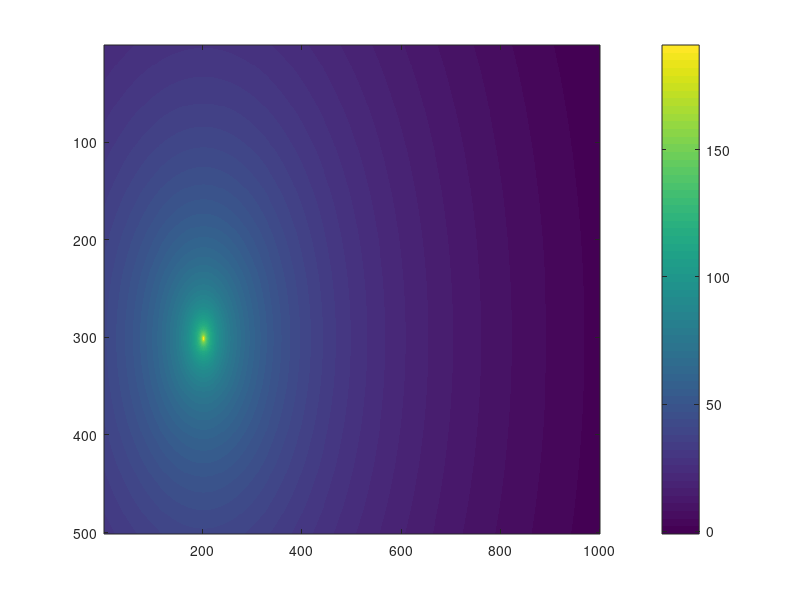

The MATLAB script that drew this image: (Note: this script raises an error after producing the figure.)
clear 
n=2;
d=1;
mu=0;
sigma=2;
Gr=1;
R=0.001;
f=2.4;
%Gt=rho;
Pt=20;
%+normrnd(mu,sigma);
RSSI=@(A,n,d,mu,sigma) A-10*normrnd(n,0.5)*log10(d);
Pr=@(Pt,Gt,Gr,R,f) Pt+Gt+Gr-20*log10(R)-20*log2(f)-92.45;
ComputeAngle=@(angle_temp) rho(angle_temp);
computeDist=@(A,RSSI,n) 2.^((A-RSSI)/(10*n));

x=0:0.01:10;
y=0:0.01:5;

coord_X=2;
coord_Y=3;
dist_X=-ones(size(y'))*(coord_X-x);
dist_Y=(coord_Y-y')*ones(size(x));
dist=dist_X.^2+dist_Y.^2;
mask=((dist_Y(:,1)>0*ones(size(x))) & (ones(size(y'))*dist_X(1,:)>0))+...
       2*((dist_Y(:,1)>0*ones(size(x))) & (ones(size(y'))*dist_X(1,:)<0))+...
        3*((dist_Y(:,1)<0*ones(size(x))) & (ones(size(y'))*dist_X(1,:)<0))+...
        4*((dist_Y(:,1)<0*ones(size(x))) & (ones(size(y'))*dist_X(1,:)>0));
angle=atan(dist_Y./dist_X);
angle_def=angle.*(mask==1)+ ((pi+angle).*(mask==2))+ ((pi+angle).*(mask==3))+ ((2*pi+angle).*(mask==4));
thickness=0.0001;
theta = 0:thickness:2*pi;
%rho=abs(cos(pi/2.*cos(theta-pi/2))./sin(theta-pi/2)).^2;
rho=ones(size(theta))*1.64;
%%
for i=1:size(angle_def,1)
    for j=1:size(angle_def,2)
        %{   
        a=angle_def(i,j);
            tol = 5 * eps(a); % A very small value.
            angle_index(i,j)=tetha(tetha>a-tol && tetha<a+tol);
        %}
        if(~isnan(angle_def(i,j)))
            angle_index(i,j)=rho(round(angle_def(i,j)/thickness+1));
        else
            angle_index(i,j)=NaN;
        end
    end
end
%%
%gain=rho(find(theta,angle_def));
%P=Pr(Pt,Gt,Gr,R,f);
angle_index=NaN(size(angle_def));
angle_temp=round((angle_def.*~isnan(angle_def))/thickness+1);
for i=1:size(angle_temp,1)
    angle_index(i,:)=rho(angle_temp(i,:)~=nan);
    %angle_index(i,:)=rho(angle_temp(~isnan(angle_temp(i,:))));
end
imagesc(angle_index);
%%
matrix=RSSI(60,n,dist,mu,sigma);
imagesc(matrix);
colorbar;
theta = 0:0.0001:2*pi;
rho=abs(cos(pi/2.*cos(theta-pi/2))./sin(theta-pi/2)).^2*1.64;



polarplot(theta,10* log10(rho));
polarplot(theta,ones(size(theta)));

%friss


%polarplot(theta,Pr);

%A=Pr(Pt,angle_index,Gr,R,f);

%%
mask_dist=dist<1.01&dist>0.99;
disc=0:pi/10:2*pi;
thick_2=0:pi/10:2*pi;
mask_angle=discretize(angle_def,0:pi/10:2*pi)*pi/10;
mask=mask_dist.*mask_angle;
only_angle=mask(mask~=0);



for i=2:numel(disc)
    tol = 5 * eps(disc(i));
    m(i)=mean(angle_index((mask<disc(i)+tol & mask>disc(i)-tol) & mask_dist==1));
end

%%
matrix_Pr=Pr(Pt,angle_index,Gr,R,f);
matrix=RSSI(60,n,dist,mu,sigma);

imagesc(matrix);
%% prova
computeDist=@(A,RSSI,n) 2^((A-RSSI)/(10*n));
sigma=0.2;
nprop = normrnd(n,sigma);
RSSI=@(A,n,sigma,d) A-(10*nprop*log2(d)); %normrnd(n,0.5)
x=0:0.01:10;
y=0:0.01:5;

n=2;A=60;
%n_r=[2,2];
%<<<<<<< Updated upstream
n_r=[1.4,n];
%=======
n_r=[1.4,nprop];
%>>>>>>> Stashed changes
c_1=[1,1];c_2=[1,4.5];c_3=[9,3];



figure();
dist_X=-ones(size(y'))*(c_1(1)-x);
dist_Y=(c_1(2)-y')*ones(size(x));
dist_1=sqrt(dist_X.^2+dist_Y.^2);
m_1=RSSI(60,n,sigma,dist_1);
imagesc(m_1);
xticks(0:100:1000);xticklabels([0:1:10]);yticks(0:100:500);yticklabels([0:1:5]);
clear dist_X dist_Y

figure();
dist_X=-ones(size(y'))*(c_2(1)-x);
dist_Y=(c_2(2)-y')*ones(size(x));
dist_2=sqrt(dist_X.^2+dist_Y.^2);
m_2=RSSI(60,n,sigma,dist_2);
imagesc(m_2);
xticks(0:100:1000);xticklabels([0:1:10]);yticks(0:100:500);yticklabels([0:1:5]);
clear dist_X dist_Y

figure();
dist_X=-ones(size(y'))*(c_3(1)-x);
dist_Y=(c_3(2)-y')*ones(size(x));
dist_3=sqrt(dist_X.^2+dist_Y.^2);
m_3=RSSI(60,n,sigma,dist_3);
imagesc(m_3);
xticks(0:100:1000);xticklabels([0:1:10]);yticks(0:100:500);yticklabels([0:1:5]);
clear dist_X dist_Y

pos=[4,2];
iPos(1)=find(x==pos(1));
iPos(2)=find(y==pos(2));
RSSI_1=m_1(iPos(2),iPos(1));d11=computeDist(A,RSSI_1,n_r(1));d12=computeDist(A,RSSI_1,n_r(2));
RSSI_2=m_2(iPos(2),iPos(1));d21=computeDist(A,RSSI_2,n_r(1));d22=computeDist(A,RSSI_2,n_r(2));
RSSI_3=m_3(iPos(2),iPos(1));d31=computeDist(A,RSSI_3,n_r(1));d32=computeDist(A,RSSI_3,n_r(2));

%<<<<<<< Updated upstream\
% Intersezione c_1 con c_2
dist_prova=sqrt((pos(1)-c_3(1)).^2+(pos(2)-c_3(2)).^2);
hold on;
%<<<<<<< Updated upstream
[x12_1,y12_1] = circcirc(c_1(2),c_1(1),d11,c_2(2),c_2(1),d22);
[x12_2,y12_2] = circcirc(c_1(2),c_1(1),d11,c_3(2),c_3(1),d32);
[x13_1,y13_1] = circcirc(c_3(2),c_3(1),d31,c_2(2),c_2(1),d22);
[x13_2,y13_2] = circcirc(c_3(2),c_3(1),d31,c_1(2),c_1(1),d12);
[x23_1,y23_1] = circcirc(c_2(2),c_2(1),d21,c_1(2),c_1(1),d12);
[x23_2,y23_2] = circcirc(c_2(2),c_2(1),d21,c_3(2),c_3(1),d32);


pos_new=[4,2];
iPos_new(1)=find(x==pos_new(1));
iPos_new(2)=find(y==pos_new(2));
m_3(iPos_new(2),iPos_new(1))=1000;
imagesc(m_3);
%{
r_1(1)=find(x==c_1(1));r_1(2)=find(y==c_1(2));
r_2(1)=find(x==c_2(1));r_2(2)=find(y==c_2(2));
r_3(1)=find(x==c_3(1));r_3(2)=find(y==c_3(2));
new_matrix=ones(size(m_1));
new_matrix(r_1(2),r_1(1))=0;
new_matrix(r_2(2),r_2(1))=0;
new_matrix(r_3(2),r_3(1))=0;
new_matrix(iPos(2),iPos(1))=0;
new_matrix(iPos_new(2),iPos_new(1))=0;
imagesc(new_matrix);
colormap(bone);
xticks(0:100:1000);xticklabels([0:1:10]);yticks(0:100:500);yticklabels([0:1:5]);
%}
theta = 0 : 0.01 : 2*pi;

figure();
scatter(c_1(1),c_1(2));hold on;scatter(c_2(1),c_2(2));hold on;scatter(c_3(1),c_3(2));hold on;
xlim([0,10]);ylim([0 5]);

x_1 = d12 * cos(theta) + c_1(1);y_1 = d12 * sin(theta) + c_1(2);
plot(x_1, y_1, 'r-', 'LineWidth', 1);
hold on;
x_1 = d11 * cos(theta) + c_1(1);y_1 = d11 * sin(theta) + c_1(2);
plot(x_1, y_1, 'r-', 'LineWidth', 1);
hold on;

x_2 = d21 * cos(theta) + c_2(1);y_2 = d21 * sin(theta) + c_2(2);
plot(x_2, y_2, 'r-', 'LineWidth', 1);
hold on;
x_2 = d22 * cos(theta) + c_2(1);y_2 = d22 * sin(theta) + c_2(2);
plot(x_2, y_2, 'r-', 'LineWidth', 1);

x_3 = d31 * cos(theta) + c_3(1);y_3 = d31 * sin(theta) + c_3(2);
plot(x_3, y_3, 'r-', 'LineWidth', 1);
hold on;
x_3 = d32 * cos(theta) + c_3(1);y_3 = d32 * sin(theta) + c_3(2);
plot(x_3, y_3, 'r-', 'LineWidth', 1);

hold on;
eps = 0.01; 
 ind_x_1 = find(x_2 - x_1 < eps);
 ind_y_1 = find(y_2 - y_1<eps);
 px = x_1(ind_x_1);
 py = y_1(ind_y_1);
 
 figure
plot(x_1, y_1, x_2, y_2, px, py, 'ro', 'MarkerSize', 18)
axis([0 10 0 10]);
%xticklabels([0:1:10]);
%yticklabels([5:1:0]);

%{
=======
[xout_1,yout_1] = circcirc(c_1(1),c_1(2),d11,c_2(1),c_2(2),d22);
[xout_2,yout_2] = circcirc(c_1(1),c_1(2),d11,c_3(1),c_3(2),d32);
[xout_3,yout_3] = circcirc(c_3(1),c_3(2),d31,c_2(1),c_2(2),d22);
[xout_4,yout_4] = circcirc(c_3(1),c_3(2),d31,c_1(1),c_1(2),d12);
[xout_5,yout_5] = circcirc(c_2(1),c_2(2),d21,c_1(1),c_1(2),d12);
[xout_6,yout_6] = circcirc(c_2(1),c_2(2),d21,c_3(1),c_3(2),d32);

xCenter = c_1(2);
yCenter = c_1(1);
theta = 0 : 0.01 : 2*pi;
radius = d12;
x = radius * cos(theta) + xCenter;
y = radius * sin(theta) + yCenter;
imagesc(m_3);hold on;
plot(x, y, 'r-', 'LineWidth', 3);



dist_prova=sqrt((pos(1)-c_3(1)).^2+(pos(2)-c_3(2)).^2);

% Intersezione c_1 con c_3

[xout,yout] = circcirc(c_1(1),c_1(2),d12,c_3(1),c_3(2),d22);
>>>>>>> Stashed changes
xCenter = c_1(2);
yCenter = c_1(1);
theta = 0 : 0.01 : 2*pi;
radius = d12;
x = radius * cos(theta) + xCenter;
y = radius * sin(theta) + yCenter;
imagesc(m_3);hold on;
plot(x, y, 'r-', 'LineWidth', 3);
%}

%>>>>>>> Stashed changes

